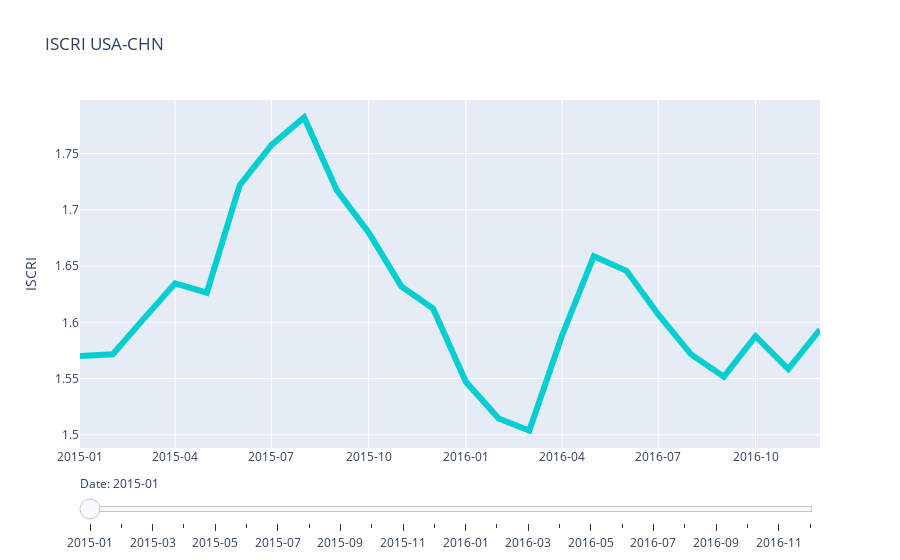

The notebook cell saved with this chart:
### Code cell
fig = go.Figure()

for step in np.arange(len(df)):
    fig.add_trace(
        go.Scatter(
            visible=False,
            line=dict(color="#00CED1", width=6),
            name=f"Month {step}",
            x=df.year_month,
            y=df.iscri[step:],
        ))

fig.data[0].visible = True

steps = []
for index, row in df.iterrows():
    step = dict(
        method="update",
        args=[{"visible": [False] * len(fig.data)},
              # {"title": f"Date: {row['year']}-{row['month']:02d}"},
             ],
        label=f"{row['year']}-{row['month']:02d}",
    )
    step["args"][0]["visible"][index] = True
    steps.append(step)
    
sliders = [dict(
    active=0,
    currentvalue={"prefix": "Date: "},
    pad={"t": len(df)},
    steps=steps
)]

fig.update_layout(
    sliders=sliders,
    height=600,
    title="ISCRI USA-CHN",
    # xaxis_title="Date",
    yaxis_title="ISCRI",
    # legend_title="Legend",
    xaxis=dict(tickformat="%Y-%m")
)
#fig.update_yaxes(range=[1.4, 1.8])
# fig.write_html("data/out.html")
fig.show()

### Figure 1 — Plotly figure (JSON) as saved in the notebook; plotly's stock layout.template omitted (floating-point values rounded to 4 significant figures)
{"data": [{"line": {"color": "#00CED1", "width": 6}, "name": "Month 0", "type": "scatter", "visible": true, "x": ["2015-01", "2015-02", "2015-03", "2015-04", "2015-05", "2015-06", "2015-07", "2015-08", "2015-09", "2015-10", "2015-11", "2015-12", "2016-01", "2016-02", "2016-03", "2016-04", "2016-05", "2016-06", "2016-07", "2016-08", "2016-09", "2016-10", "2016-11", "2016-12"], "y": [1.57, 1.572, 1.602, 1.635, 1.626, 1.722, 1.758, 1.782, 1.717, 1.68, 1.632, 1.612, 1.547, 1.514, 1.504, 1.588, 1.659, 1.646, 1.607, 1.572, 1.552, 1.588, 1.558, 1.594]}, {"line": {"color": "#00CED1", "width": 6}, "name": "Month 1", "type": "scatter", "visible": false, "x": ["2015-01", "2015-02", "2015-03", "2015-04", "2015-05", "2015-06", "2015-07", "2015-08", "2015-09", "2015-10", "2015-11", "2015-12", "2016-01", "2016-02", "2016-03", "2016-04", "2016-05", "2016-06", "2016-07", "2016-08", "2016-09", "2016-10", "2016-11", "2016-12"], "y": [1.572, 1.602, 1.635, 1.626, 1.722, 1.758, 1.782, 1.717, 1.68, 1.632, 1.612, 1.547, 1.514, 1.504, 1.588, 1.659, 1.646, 1.607, 1.572, 1.552, 1.588, 1.558, 1.594]}, {"line": {"color": "#00CED1", "width": 6}, "name": "Month 2", "type": "scatter", "visible": false, "x": ["2015-01", "2015-02", "2015-03", "2015-04", "2015-05", "2015-06", "2015-07", "2015-08", "2015-09", "2015-10", "2015-11", "2015-12", "2016-01", "2016-02", "2016-03", "2016-04", "2016-05", "2016-06", "2016-07", "2016-08", "2016-09", "2016-10", "2016-11", "2016-12"], "y": [1.602, 1.635, 1.626, 1.722, 1.758, 1.782, 1.717, 1.68, 1.632, 1.612, 1.547, 1.514, 1.504, 1.588, 1.659, 1.646, 1.607, 1.572, 1.552, 1.588, 1.558, 1.594]}, {"line": {"color": "#00CED1", "width": 6}, "name": "Month 3", "type": "scatter", "visible": false, "x": ["2015-01", "2015-02", "2015-03", "2015-04", "2015-05", "2015-06", "2015-07", "2015-08", "2015-09", "2015-10", "2015-11", "2015-12", "2016-01", "2016-02", "2016-03", "2016-04", "2016-05", "2016-06", "2016-07", "2016-08", "2016-09", "2016-10", "2016-11", "2016-12"], "y": [1.635, 1.626, 1.722, 1.758, 1.782, 1.717, 1.68, 1.632, 1.612, 1.547, 1.514, 1.504, 1.588, 1.659, 1.646, 1.607, 1.572, 1.552, 1.588, 1.558, 1.594]}, {"line": {"color": "#00CED1", "width": 6}, "name": "Month 4", "type": "scatter", "visible": false, "x": ["2015-01", "2015-02", "2015-03", "2015-04", "2015-05", "2015-06", "2015-07", "2015-08", "2015-09", "2015-10", "2015-11", "2015-12", "2016-01", "2016-02", "2016-03", "2016-04", "2016-05", "2016-06", "2016-07", "2016-08", "2016-09", "2016-10", "2016-11", "2016-12"], "y": [1.626, 1.722, 1.758, 1.782, 1.717, 1.68, 1.632, 1.612, 1.547, 1.514, 1.504, 1.588, 1.659, 1.646, 1.607, 1.572, 1.552, 1.588, 1.558, 1.594]}, {"line": {"color": "#00CED1", "width": 6}, "name": "Month 5", "type": "scatter", "visible": false, "x": ["2015-01", "2015-02", "2015-03", "2015-04", "2015-05", "2015-06", "2015-07", "2015-08", "2015-09", "2015-10", "2015-11", "2015-12", "2016-01", "2016-02", "2016-03", "2016-04", "2016-05", "2016-06", "2016-07", "2016-08", "2016-09", "2016-10", "2016-11", "2016-12"], "y": [1.722, 1.758, 1.782, 1.717, 1.68, 1.632, 1.612, 1.547, 1.514, 1.504, 1.588, 1.659, 1.646, 1.607, 1.572, 1.552, 1.588, 1.558, 1.594]}, {"line": {"color": "#00CED1", "width": 6}, "name": "Month 6", "type": "scatter", "visible": false, "x": ["2015-01", "2015-02", "2015-03", "2015-04", "2015-05", "2015-06", "2015-07", "2015-08", "2015-09", "2015-10", "2015-11", "2015-12", "2016-01", "2016-02", "2016-03", "2016-04", "2016-05", "2016-06", "2016-07", "2016-08", "2016-09", "2016-10", "2016-11", "2016-12"], "y": [1.758, 1.782, 1.717, 1.68, 1.632, 1.612, 1.547, 1.514, 1.504, 1.588, 1.659, 1.646, 1.607, 1.572, 1.552, 1.588, 1.558, 1.594]}, {"line": {"color": "#00CED1", "width": 6}, "name": "Month 7", "type": "scatter", "visible": false, "x": ["2015-01", "2015-02", "2015-03", "2015-04", "2015-05", "2015-06", "2015-07", "2015-08", "2015-09", "2015-10", "2015-11", "2015-12", "2016-01", "2016-02", "2016-03", "2016-04", "2016-05", "2016-06", "2016-07", "2016-08", "2016-09", "2016-10", "2016-11", "2016-12"], "y": [1.782, 1.717, 1.68, 1.632, 1.612, 1.547, 1.514, 1.504, 1.588, 1.659, 1.646, 1.607, 1.572, 1.552, 1.588, 1.558, 1.594]}, {"line": {"color": "#00CED1", "width": 6}, "name": "Month 8", "type": "scatter", "visible": false, "x": ["2015-01", "2015-02", "2015-03", "2015-04", "2015-05", "2015-06", "2015-07", "2015-08", "2015-09", "2015-10", "2015-11", "2015-12", "2016-01", "2016-02", "2016-03", "2016-04", "2016-05", "2016-06", "2016-07", "2016-08", "2016-09", "2016-10", "2016-11", "2016-12"], "y": [1.717, 1.68, 1.632, 1.612, 1.547, 1.514, 1.504, 1.588, 1.659, 1.646, 1.607, 1.572, 1.552, 1.588, 1.558, 1.594]}, {"line": {"color": "#00CED1", "width": 6}, "name": "Month 9", "type": "scatter", "visible": false, "x": ["2015-01", "2015-02", "2015-03", "2015-04", "2015-05", "2015-06", "2015-07", "2015-08", "2015-09", "2015-10", "2015-11", "2015-12", "2016-01", "2016-02", "2016-03", "2016-04", "2016-05", "2016-06", "2016-07", "2016-08", "2016-09", "2016-10", "2016-11", "2016-12"], "y": [1.68, 1.632, 1.612, 1.547, 1.514, 1.504, 1.588, 1.659, 1.646, 1.607, 1.572, 1.552, 1.588, 1.558, 1.594]}, {"line": {"color": "#00CED1", "width": 6}, "name": "Month 10", "type": "scatter", "visible": false, "x": ["2015-01", "2015-02", "2015-03", "2015-04", "2015-05", "2015-06", "2015-07", "2015-08", "2015-09", "2015-10", "2015-11", "2015-12", "2016-01", "2016-02", "2016-03", "2016-04", "2016-05", "2016-06", "2016-07", "2016-08", "2016-09", "2016-10", "2016-11", "2016-12"], "y": [1.632, 1.612, 1.547, 1.514, 1.504, 1.588, 1.659, 1.646, 1.607, 1.572, 1.552, 1.588, 1.558, 1.594]}, {"line": {"color": "#00CED1", "width": 6}, "name": "Month 11", "type": "scatter", "visible": false, "x": ["2015-01", "2015-02", "2015-03", "2015-04", "2015-05", "2015-06", "2015-07", "2015-08", "2015-09", "2015-10", "2015-11", "2015-12", "2016-01", "2016-02", "2016-03", "2016-04", "2016-05", "2016-06", "2016-07", "2016-08", "2016-09", "2016-10", "2016-11", "2016-12"], "y": [1.612, 1.547, 1.514, 1.504, 1.588, 1.659, 1.646, 1.607, 1.572, 1.552, 1.588, 1.558, 1.594]}, {"line": {"color": "#00CED1", "width": 6}, "name": "Month 12", "type": "scatter", "visible": false, "x": ["2015-01", "2015-02", "2015-03", "2015-04", "2015-05", "2015-06", "2015-07", "2015-08", "2015-09", "2015-10", "2015-11", "2015-12", "2016-01", "2016-02", "2016-03", "2016-04", "2016-05", "2016-06", "2016-07", "2016-08", "2016-09", "2016-10", "2016-11", "2016-12"], "y": [1.547, 1.514, 1.504, 1.588, 1.659, 1.646, 1.607, 1.572, 1.552, 1.588, 1.558, 1.594]}, {"line": {"color": "#00CED1", "width": 6}, "name": "Month 13", "type": "scatter", "visible": false, "x": ["2015-01", "2015-02", "2015-03", "2015-04", "2015-05", "2015-06", "2015-07", "2015-08", "2015-09", "2015-10", "2015-11", "2015-12", "2016-01", "2016-02", "2016-03", "2016-04", "2016-05", "2016-06", "2016-07", "2016-08", "2016-09", "2016-10", "2016-11", "2016-12"], "y": [1.514, 1.504, 1.588, 1.659, 1.646, 1.607, 1.572, 1.552, 1.588, 1.558, 1.594]}, {"line": {"color": "#00CED1", "width": 6}, "name": "Month 14", "type": "scatter", "visible": false, "x": ["2015-01", "2015-02", "2015-03", "2015-04", "2015-05", "2015-06", "2015-07", "2015-08", "2015-09", "2015-10", "2015-11", "2015-12", "2016-01", "2016-02", "2016-03", "2016-04", "2016-05", "2016-06", "2016-07", "2016-08", "2016-09", "2016-10", "2016-11", "2016-12"], "y": [1.504, 1.588, 1.659, 1.646, 1.607, 1.572, 1.552, 1.588, 1.558, 1.594]}, {"line": {"color": "#00CED1", "width": 6}, "name": "Month 15", "type": "scatter", "visible": false, "x": ["2015-01", "2015-02", "2015-03", "2015-04", "2015-05", "2015-06", "2015-07", "2015-08", "2015-09", "2015-10", "2015-11", "2015-12", "2016-01", "2016-02", "2016-03", "2016-04", "2016-05", "2016-06", "2016-07", "2016-08", "2016-09", "2016-10", "2016-11", "2016-12"], "y": [1.588, 1.659, 1.646, 1.607, 1.572, 1.552, 1.588, 1.558, 1.594]}, {"line": {"color": "#00CED1", "width": 6}, "name": "Month 16", "type": "scatter", "visible": false, "x": ["2015-01", "2015-02", "2015-03", "2015-04", "2015-05", "2015-06", "2015-07", "2015-08", "2015-09", "2015-10", "2015-11", "2015-12", "2016-01", "2016-02", "2016-03", "2016-04", "2016-05", "2016-06", "2016-07", "2016-08", "2016-09", "2016-10", "2016-11", "2016-12"], "y": [1.659, 1.646, 1.607, 1.572, 1.552, 1.588, 1.558, 1.594]}, {"line": {"color": "#00CED1", "width": 6}, "name": "Month 17", "type": "scatter", "visible": false, "x": ["2015-01", "2015-02", "2015-03", "2015-04", "2015-05", "2015-06", "2015-07", "2015-08", "2015-09", "2015-10", "2015-11", "2015-12", "2016-01", "2016-02", "2016-03", "2016-04", "2016-05", "2016-06", "2016-07", "2016-08", "2016-09", "2016-10", "2016-11", "2016-12"], "y": [1.646, 1.607, 1.572, 1.552, 1.588, 1.558, 1.594]}, {"line": {"color": "#00CED1", "width": 6}, "name": "Month 18", "type": "scatter", "visible": false, "x": ["2015-01", "2015-02", "2015-03", "2015-04", "2015-05", "2015-06", "2015-07", "2015-08", "2015-09", "2015-10", "2015-11", "2015-12", "2016-01", "2016-02", "2016-03", "2016-04", "2016-05", "2016-06", "2016-07", "2016-08", "2016-09", "2016-10", "2016-11", "2016-12"], "y": [1.607, 1.572, 1.552, 1.588, 1.558, 1.594]}, {"line": {"color": "#00CED1", "width": 6}, "name": "Month 19", "type": "scatter", "visible": false, "x": ["2015-01", "2015-02", "2015-03", "2015-04", "2015-05", "2015-06", "2015-07", "2015-08", "2015-09", "2015-10", "2015-11", "2015-12", "2016-01", "2016-02", "2016-03", "2016-04", "2016-05", "2016-06", "2016-07", "2016-08", "2016-09", "2016-10", "2016-11", "2016-12"], "y": [1.572, 1.552, 1.588, 1.558, 1.594]}, {"line": {"color": "#00CED1", "width": 6}, "name": "Month 20", "type": "scatter", "visible": false, "x": ["2015-01", "2015-02", "2015-03", "2015-04", "2015-05", "2015-06", "2015-07", "2015-08", "2015-09", "2015-10", "2015-11", "2015-12", "2016-01", "2016-02", "2016-03", "2016-04", "2016-05", "2016-06", "2016-07", "2016-08", "2016-09", "2016-10", "2016-11", "2016-12"], "y": [1.552, 1.588, 1.558, 1.594]}, {"line": {"color": "#00CED1", "width": 6}, "name": "Month 21", "type": "scatter", "visible": false, "x": ["2015-01", "2015-02", "2015-03", "2015-04", "2015-05", "2015-06", "2015-07", "2015-08", "2015-09", "2015-10", "2015-11", "2015-12", "2016-01", "2016-02", "2016-03", "2016-04", "2016-05", "2016-06", "2016-07", "2016-08", "2016-09", "2016-10", "2016-11", "2016-12"], "y": [1.588, 1.558, 1.594]}, {"line": {"color": "#00CED1", "width": 6}, "name": "Month 22", "type": "scatter", "visible": false, "x": ["2015-01", "2015-02", "2015-03", "2015-04", "2015-05", "2015-06", "2015-07", "2015-08", "2015-09", "2015-10", "2015-11", "2015-12", "2016-01", "2016-02", "2016-03", "2016-04", "2016-05", "2016-06", "2016-07", "2016-08", "2016-09", "2016-10", "2016-11", "2016-12"], "y": [1.558, 1.594]}, {"line": {"color": "#00CED1", "width": 6}, "name": "Month 23", "type": "scatter", "visible": false, "x": ["2015-01", "2015-02", "2015-03", "2015-04", "2015-05", "2015-06", "2015-07", "2015-08", "2015-09", "2015-10", "2015-11", "2015-12", "2016-01", "2016-02", "2016-03", "2016-04", "2016-05", "2016-06", "2016-07", "2016-08", "2016-09", "2016-10", "2016-11", "2016-12"], "y": [1.594]}], "layout": {"autosize": true, "sliders": [{"active": 0, "currentvalue": {"prefix": "Date: "}, "pad": {"t": 24}, "steps": [{"args": [{"visible": [true, false, false, false, false, false, false, false, false, false, false, false, false, false, false, false, false, false, false, false, false, false, false, false]}], "label": "2015-01", "method": "restyle"}, {"args": [{"visible": [false, true, false, false, false, false, false, false, false, false, false, false, false, false, false, false, false, false, false, false, false, false, false, false]}], "label": "2015-02", "method": "restyle"}, {"args": [{"visible": [false, false, true, false, false, false, false, false, false, false, false, false, false, false, false, false, false, false, false, false, false, false, false, false]}], "label": "2015-03", "method": "restyle"}, {"args": [{"visible": [false, false, false, true, false, false, false, false, false, false, false, false, false, false, false, false, false, false, false, false, false, false, false, false]}], "label": "2015-04", "method": "restyle"}, {"args": [{"visible": [false, false, false, false, true, false, false, false, false, false, false, false, false, false, false, false, false, false, false, false, false, false, false, false]}], "label": "2015-05", "method": "restyle"}, {"args": [{"visible": [false, false, false, false, false, true, false, false, false, false, false, false, false, false, false, false, false, false, false, false, false, false, false, false]}], "label": "2015-06", "method": "restyle"}, {"args": [{"visible": [false, false, false, false, false, false, true, false, false, false, false, false, false, false, false, false, false, false, false, false, false, false, false, false]}], "label": "2015-07", "method": "restyle"}, {"args": [{"visible": [false, false, false, false, false, false, false, true, false, false, false, false, false, false, false, false, false, false, false, false, false, false, false, false]}], "label": "2015-08", "method": "restyle"}, {"args": [{"visible": [false, false, false, false, false, false, false, false, true, false, false, false, false, false, false, false, false, false, false, false, false, false, false, false]}], "label": "2015-09", "method": "restyle"}, {"args": [{"visible": [false, false, false, false, false, false, false, false, false, true, false, false, false, false, false, false, false, false, false, false, false, false, false, false]}], "label": "2015-10", "method": "restyle"}, {"args": [{"visible": [false, false, false, false, false, false, false, false, false, false, true, false, false, false, false, false, false, false, false, false, false, false, false, false]}], "label": "2015-11", "method": "restyle"}, {"args": [{"visible": [false, false, false, false, false, false, false, false, false, false, false, true, false, false, false, false, false, false, false, false, false, false, false, false]}], "label": "2015-12", "method": "restyle"}, {"args": [{"visible": [false, false, false, false, false, false, false, false, false, false, false, false, true, false, false, false, false, false, false, false, false, false, false, false]}], "label": "2016-01", "method": "restyle"}, {"args": [{"visible": [false, false, false, false, false, false, false, false, false, false, false, false, false, true, false, false, false, false, false, false, false, false, false, false]}], "label": "2016-02", "method": "restyle"}, {"args": [{"visible": [false, false, false, false, false, false, false, false, false, false, false, false, false, false, true, false, false, false, false, false, false, false, false, false]}], "label": "2016-03", "method": "restyle"}, {"args": [{"visible": [false, false, false, false, false, false, false, false, false, false, false, false, false, false, false, true, false, false, false, false, false, false, false, false]}], "label": "2016-04", "method": "restyle"}, {"args": [{"visible": [false, false, false, false, false, false, false, false, false, false, false, false, false, false, false, false, true, false, false, false, false, false, false, false]}], "label": "2016-05", "method": "restyle"}, {"args": [{"visible": [false, false, false, false, false, false, false, false, false, false, false, false, false, false, false, false, false, true, false, false, false, false, false, false]}], "label": "2016-06", "method": "restyle"}, {"args": [{"visible": [false, false, false, false, false, false, false, false, false, false, false, false, false, false, false, false, false, false, true, false, false, false, false, false]}], "label": "2016-07", "method": "restyle"}, {"args": [{"visible": [false, false, false, false, false, false, false, false, false, false, false, false, false, false, false, false, false, false, false, true, false, false, false, false]}], "label": "2016-08", "method": "restyle"}, {"args": [{"visible": [false, false, false, false, false, false, false, false, false, false, false, false, false, false, false, false, false, false, false, false, true, false, false, false]}], "label": "2016-09", "method": "restyle"}, {"args": [{"visible": [false, false, false, false, false, false, false, false, false, false, false, false, false, false, false, false, false, false, false, false, false, true, false, false]}], "label": "2016-10", "method": "restyle"}, {"args": [{"visible": [false, false, false, false, false, false, false, false, false, false, false, false, false, false, false, false, false, false, false, false, false, false, true, false]}], "label": "2016-11", "method": "restyle"}, {"args": [{"visible": [false, false, false, false, false, false, false, false, false, false, false, false, false, false, false, false, false, false, false, false, false, false, false, true]}], "label": "2016-12", "method": "restyle"}]}], "title": {"text": "ISCRI USA-CHN"}, "xaxis": {"autorange": true, "range": ["2015-01-01", "2016-12-01"], "tickformat": "%Y-%m", "type": "date"}, "yaxis": {"autorange": true, "range": [1.488, 1.798], "title": {"text": "ISCRI"}, "type": "linear"}}}
